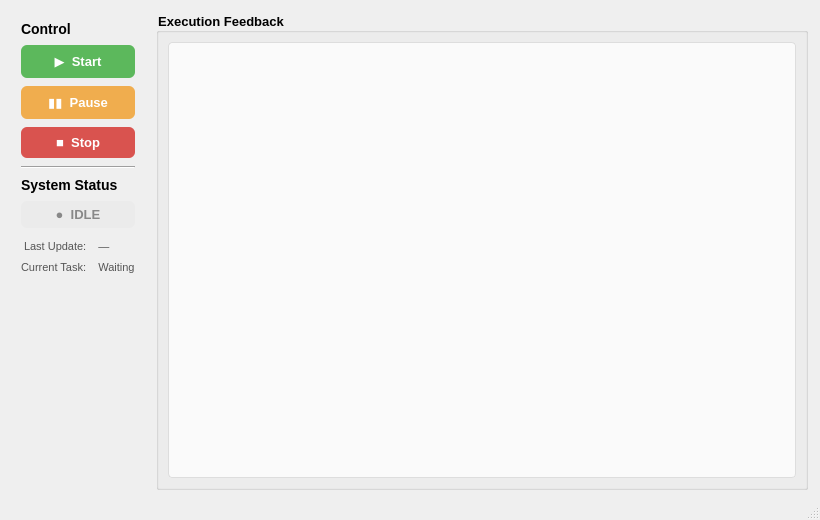
<?xml version="1.0" encoding="UTF-8"?>
<!--
  Main window layout — LeBrick n' Place Execution Controller.

  Required widget objectNames (gui_node.py references these by name):
    startButton        QPushButton  — publishes 'start' to /brick_command
    pauseButton        QPushButton  — publishes 'pause' to /brick_command
    stopButton         QPushButton  — publishes 'stop'  to /brick_command
    statusLabel        QLabel       — state badge (idle/running/paused/...)
    lastUpdateLabel    QLabel       — time of last status update
    currentTaskLabel   QLabel       — human-readable current task
    logTextEdit        QTextEdit    — scrollable execution log
-->
<ui version="4.0">
 <class>MainWindow</class>
 <widget class="QMainWindow" name="MainWindow">
  <property name="geometry">
   <rect><x>0</x><y>0</y><width>820</width><height>520</height></rect>
  </property>
  <property name="windowTitle">
   <string>LeBrick n' Place — Execution Controller</string>
  </property>

  <widget class="QWidget" name="centralwidget">
   <layout class="QHBoxLayout" name="mainLayout">
    <property name="spacing"><number>12</number></property>
    <property name="leftMargin"><number>12</number></property>
    <property name="topMargin"><number>12</number></property>
    <property name="rightMargin"><number>12</number></property>
    <property name="bottomMargin"><number>8</number></property>

    <!-- ==================== LEFT PANEL ==================== -->
    <item>
     <widget class="QWidget" name="leftPanel">
      <property name="minimumWidth"><number>220</number></property>
      <property name="maximumWidth"><number>270</number></property>
      <layout class="QVBoxLayout" name="leftLayout">
       <property name="spacing"><number>8</number></property>

       <!-- Control section header -->
       <item>
        <widget class="QLabel" name="controlHeaderLabel">
         <property name="text"><string>Control</string></property>
         <property name="styleSheet">
          <string>font-size: 14px; font-weight: bold;</string>
         </property>
        </widget>
       </item>

       <!-- Start button -->
       <item>
        <widget class="QPushButton" name="startButton">
         <property name="text"><string>&#9654;  Start</string></property>
         <property name="minimumHeight"><number>52</number></property>
         <property name="styleSheet">
          <string>QPushButton {
  background-color: #5cb85c; color: white;
  font-size: 13px; font-weight: bold;
  padding: 8px; border-radius: 6px; border: none;
}
QPushButton:hover    { background-color: #4cae4c; }
QPushButton:pressed  { background-color: #3d8b3d; }</string>
         </property>
        </widget>
       </item>

       <!-- Pause button -->
       <item>
        <widget class="QPushButton" name="pauseButton">
         <property name="text"><string>&#9646;&#9646;  Pause</string></property>
         <property name="minimumHeight"><number>52</number></property>
         <property name="styleSheet">
          <string>QPushButton {
  background-color: #f0ad4e; color: white;
  font-size: 13px; font-weight: bold;
  padding: 8px; border-radius: 6px; border: none;
}
QPushButton:hover    { background-color: #ec971f; }
QPushButton:pressed  { background-color: #d58512; }</string>
         </property>
        </widget>
       </item>

       <!-- Stop button -->
       <item>
        <widget class="QPushButton" name="stopButton">
         <property name="text"><string>&#9632;  Stop</string></property>
         <property name="minimumHeight"><number>52</number></property>
         <property name="styleSheet">
          <string>QPushButton {
  background-color: #d9534f; color: white;
  font-size: 13px; font-weight: bold;
  padding: 8px; border-radius: 6px; border: none;
}
QPushButton:hover    { background-color: #c9302c; }
QPushButton:pressed  { background-color: #ac2925; }</string>
         </property>
        </widget>
       </item>

       <!-- Divider -->
       <item>
        <widget class="QFrame" name="separator">
         <property name="frameShape"><enum>QFrame::HLine</enum></property>
         <property name="frameShadow"><enum>QFrame::Sunken</enum></property>
        </widget>
       </item>

       <!-- System Status section header -->
       <item>
        <widget class="QLabel" name="statusHeaderLabel">
         <property name="text"><string>System Status</string></property>
         <property name="styleSheet">
          <string>font-size: 14px; font-weight: bold;</string>
         </property>
        </widget>
       </item>

       <!-- State badge -->
       <item>
        <widget class="QLabel" name="statusLabel">
         <property name="text"><string>&#9679;  IDLE</string></property>
         <property name="alignment"><set>Qt::AlignCenter</set></property>
         <property name="minimumHeight"><number>36</number></property>
         <property name="styleSheet">
          <string>font-size: 13px; font-weight: bold;
color: #888; background: #ebebeb;
padding: 6px; border-radius: 6px;</string>
         </property>
        </widget>
       </item>

       <!-- Last update time -->
       <item>
        <widget class="QLabel" name="lastUpdateLabel">
         <property name="text"><string>Last Update:    —</string></property>
         <property name="styleSheet">
          <string>color: #555; font-size: 11px; padding-top: 4px;</string>
         </property>
        </widget>
       </item>

       <!-- Current task -->
       <item>
        <widget class="QLabel" name="currentTaskLabel">
         <property name="text"><string>Current Task:    Waiting</string></property>
         <property name="styleSheet">
          <string>color: #555; font-size: 11px;</string>
         </property>
        </widget>
       </item>

       <!-- Push widgets to top -->
       <item>
        <spacer name="leftSpacer">
         <property name="orientation"><enum>Qt::Vertical</enum></property>
         <property name="sizeHint" stdset="0">
          <size><width>20</width><height>40</height></size>
         </property>
        </spacer>
       </item>

      </layout>
     </widget>
    </item>

    <!-- ==================== RIGHT PANEL ==================== -->
    <item>
     <widget class="QGroupBox" name="feedbackGroup">
      <property name="title"><string>Execution Feedback</string></property>
      <property name="styleSheet">
       <string>QGroupBox { font-size: 13px; font-weight: bold; }</string>
      </property>
      <layout class="QVBoxLayout" name="feedbackLayout">
       <item>
        <widget class="QTextEdit" name="logTextEdit">
         <property name="readOnly"><bool>true</bool></property>
         <property name="styleSheet">
          <string>font-family: monospace; font-size: 11px;
background: #fafafa; border: 1px solid #ddd; border-radius: 4px;</string>
         </property>
        </widget>
       </item>
      </layout>
     </widget>
    </item>

   </layout>
  </widget>

  <!-- Status bar -->
  <widget class="QStatusBar" name="statusBar">
   <property name="styleSheet">
    <string>font-size: 11px; color: #555;</string>
   </property>
  </widget>

 </widget>
 <resources/>
 <connections/>
</ui>
